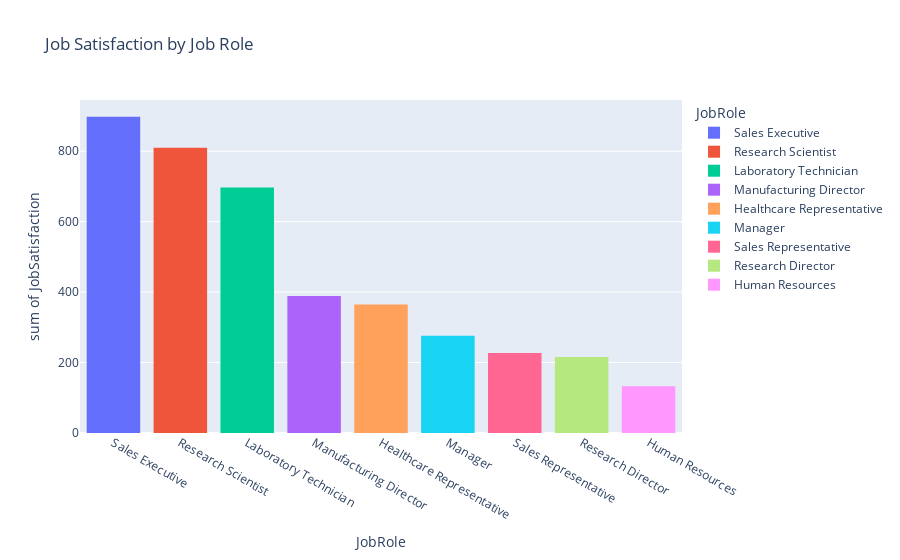

Notebook cell for this chart:
### Code cell
px.histogram(df,x='JobRole',y='JobSatisfaction',color='JobRole',title='Job Satisfaction by Job Role')

### Figure 1 — Plotly figure (JSON) as saved in the notebook; plotly's stock layout.template omitted (floating-point values rounded to 4 significant figures; data arrays with more than 128 entries replaced by an {"elided": "..."} marker saying what was removed)
{"data": [{"alignmentgroup": "True", "bingroup": "x", "histfunc": "sum", "hovertemplate": "JobRole=%{x}<br>sum of JobSatisfaction=%{y}<extra></extra>", "legendgroup": "Sales Executive", "marker": {"color": "#636efa", "pattern": {"shape": ""}}, "name": "Sales Executive", "offsetgroup": "Sales Executive", "orientation": "v", "showlegend": true, "type": "histogram", "x": {"elided": "326 str values"}, "xaxis": "x", "y": {"elided": "326 int values"}, "yaxis": "y"}, {"alignmentgroup": "True", "bingroup": "x", "histfunc": "sum", "hovertemplate": "JobRole=%{x}<br>sum of JobSatisfaction=%{y}<extra></extra>", "legendgroup": "Research Scientist", "marker": {"color": "#EF553B", "pattern": {"shape": ""}}, "name": "Research Scientist", "offsetgroup": "Research Scientist", "orientation": "v", "showlegend": true, "type": "histogram", "x": {"elided": "292 str values"}, "xaxis": "x", "y": {"elided": "292 int values"}, "yaxis": "y"}, {"alignmentgroup": "True", "bingroup": "x", "histfunc": "sum", "hovertemplate": "JobRole=%{x}<br>sum of JobSatisfaction=%{y}<extra></extra>", "legendgroup": "Laboratory Technician", "marker": {"color": "#00cc96", "pattern": {"shape": ""}}, "name": "Laboratory Technician", "offsetgroup": "Laboratory Technician", "orientation": "v", "showlegend": true, "type": "histogram", "x": {"elided": "259 str values"}, "xaxis": "x", "y": {"elided": "259 int values"}, "yaxis": "y"}, {"alignmentgroup": "True", "bingroup": "x", "histfunc": "sum", "hovertemplate": "JobRole=%{x}<br>sum of JobSatisfaction=%{y}<extra></extra>", "legendgroup": "Manufacturing Director", "marker": {"color": "#ab63fa", "pattern": {"shape": ""}}, "name": "Manufacturing Director", "offsetgroup": "Manufacturing Director", "orientation": "v", "showlegend": true, "type": "histogram", "x": {"elided": "145 str values"}, "xaxis": "x", "y": {"elided": "145 int values"}, "yaxis": "y"}, {"alignmentgroup": "True", "bingroup": "x", "histfunc": "sum", "hovertemplate": "JobRole=%{x}<br>sum of JobSatisfaction=%{y}<extra></extra>", "legendgroup": "Healthcare Representative", "marker": {"color": "#FFA15A", "pattern": {"shape": ""}}, "name": "Healthcare Representative", "offsetgroup": "Healthcare Representative", "orientation": "v", "showlegend": true, "type": "histogram", "x": {"elided": "131 str values"}, "xaxis": "x", "y": {"elided": "131 int values"}, "yaxis": "y"}, {"alignmentgroup": "True", "bingroup": "x", "histfunc": "sum", "hovertemplate": "JobRole=%{x}<br>sum of JobSatisfaction=%{y}<extra></extra>", "legendgroup": "Manager", "marker": {"color": "#19d3f3", "pattern": {"shape": ""}}, "name": "Manager", "offsetgroup": "Manager", "orientation": "v", "showlegend": true, "type": "histogram", "x": ["Manager", "Manager", "Manager", "Manager", "Manager", "Manager", "Manager", "Manager", "Manager", "Manager", "Manager", "Manager", "Manager", "Manager", "Manager", "Manager", "Manager", "Manager", "Manager", "Manager", "Manager", "Manager", "Manager", "Manager", "Manager", "Manager", "Manager", "Manager", "Manager", "Manager", "Manager", "Manager", "Manager", "Manager", "Manager", "Manager", "Manager", "Manager", "Manager", "Manager", "Manager", "Manager", "Manager", "Manager", "Manager", "Manager", "Manager", "Manager", "Manager", "Manager", "Manager", "Manager", "Manager", "Manager", "Manager", "Manager", "Manager", "Manager", "Manager", "Manager", "Manager", "Manager", "Manager", "Manager", "Manager", "Manager", "Manager", "Manager", "Manager", "Manager", "Manager", "Manager", "Manager", "Manager", "Manager", "Manager", "Manager", "Manager", "Manager", "Manager", "Manager", "Manager", "Manager", "Manager", "Manager", "Manager", "Manager", "Manager", "Manager", "Manager", "Manager", "Manager", "Manager", "Manager", "Manager", "Manager", "Manager", "Manager", "Manager", "Manager", "Manager", "Manager"], "xaxis": "x", "y": [4, 3, 1, 3, 4, 4, 1, 4, 1, 2, 3, 3, 4, 4, 4, 4, 4, 3, 4, 2, 1, 2, 2, 2, 2, 1, 4, 3, 4, 3, 4, 1, 3, 4, 3, 3, 2, 4, 1, 2, 1, 4, 4, 3, 1, 1, 4, 4, 3, 1, 4, 3, 3, 3, 4, 4, 4, 1, 1, 4, 3, 1, 3, 1, 1, 3, 2, 2, 2, 2, 1, 2, 2, 1, 3, 3, 2, 2, 1, 4, 4, 2, 4, 4, 3, 4, 1, 3, 4, 3, 2, 3, 2, 3, 2, 3, 1, 4, 4, 2, 4, 3], "yaxis": "y"}, {"alignmentgroup": "True", "bingroup": "x", "histfunc": "sum", "hovertemplate": "JobRole=%{x}<br>sum of JobSatisfaction=%{y}<extra></extra>", "legendgroup": "Sales Representative", "marker": {"color": "#FF6692", "pattern": {"shape": ""}}, "name": "Sales Representative", "offsetgroup": "Sales Representative", "orientation": "v", "showlegend": true, "type": "histogram", "x": ["Sales Representative", "Sales Representative", "Sales Representative", "Sales Representative", "Sales Representative", "Sales Representative", "Sales Representative", "Sales Representative", "Sales Representative", "Sales Representative", "Sales Representative", "Sales Representative", "Sales Representative", "Sales Representative", "Sales Representative", "Sales Representative", "Sales Representative", "Sales Representative", "Sales Representative", "Sales Representative", "Sales Representative", "Sales Representative", "Sales Representative", "Sales Representative", "Sales Representative", "Sales Representative", "Sales Representative", "Sales Representative", "Sales Representative", "Sales Representative", "Sales Representative", "Sales Representative", "Sales Representative", "Sales Representative", "Sales Representative", "Sales Representative", "Sales Representative", "Sales Representative", "Sales Representative", "Sales Representative", "Sales Representative", "Sales Representative", "Sales Representative", "Sales Representative", "Sales Representative", "Sales Representative", "Sales Representative", "Sales Representative", "Sales Representative", "Sales Representative", "Sales Representative", "Sales Representative", "Sales Representative", "Sales Representative", "Sales Representative", "Sales Representative", "Sales Representative", "Sales Representative", "Sales Representative", "Sales Representative", "Sales Representative", "Sales Representative", "Sales Representative", "Sales Representative", "Sales Representative", "Sales Representative", "Sales Representative", "Sales Representative", "Sales Representative", "Sales Representative", "Sales Representative", "Sales Representative", "Sales Representative", "Sales Representative", "Sales Representative", "Sales Representative", "Sales Representative", "Sales Representative", "Sales Representative", "Sales Representative", "Sales Representative", "Sales Representative", "Sales Representative"], "xaxis": "x", "y": [1, 4, 3, 4, 1, 3, 3, 3, 1, 2, 4, 2, 2, 3, 3, 2, 4, 3, 2, 2, 2, 3, 2, 2, 4, 3, 1, 3, 1, 3, 2, 3, 2, 3, 4, 2, 3, 4, 3, 4, 3, 2, 2, 4, 4, 3, 2, 4, 4, 1, 4, 4, 2, 4, 4, 3, 1, 3, 3, 2, 3, 3, 4, 4, 3, 1, 3, 4, 4, 2, 2, 4, 3, 2, 4, 1, 1, 3, 2, 4, 1, 1, 3], "yaxis": "y"}, {"alignmentgroup": "True", "bingroup": "x", "histfunc": "sum", "hovertemplate": "JobRole=%{x}<br>sum of JobSatisfaction=%{y}<extra></extra>", "legendgroup": "Research Director", "marker": {"color": "#B6E880", "pattern": {"shape": ""}}, "name": "Research Director", "offsetgroup": "Research Director", "orientation": "v", "showlegend": true, "type": "histogram", "x": ["Research Director", "Research Director", "Research Director", "Research Director", "Research Director", "Research Director", "Research Director", "Research Director", "Research Director", "Research Director", "Research Director", "Research Director", "Research Director", "Research Director", "Research Director", "Research Director", "Research Director", "Research Director", "Research Director", "Research Director", "Research Director", "Research Director", "Research Director", "Research Director", "Research Director", "Research Director", "Research Director", "Research Director", "Research Director", "Research Director", "Research Director", "Research Director", "Research Director", "Research Director", "Research Director", "Research Director", "Research Director", "Research Director", "Research Director", "Research Director", "Research Director", "Research Director", "Research Director", "Research Director", "Research Director", "Research Director", "Research Director", "Research Director", "Research Director", "Research Director", "Research Director", "Research Director", "Research Director", "Research Director", "Research Director", "Research Director", "Research Director", "Research Director", "Research Director", "Research Director", "Research Director", "Research Director", "Research Director", "Research Director", "Research Director", "Research Director", "Research Director", "Research Director", "Research Director", "Research Director", "Research Director", "Research Director", "Research Director", "Research Director", "Research Director", "Research Director", "Research Director", "Research Director", "Research Director", "Research Director"], "xaxis": "x", "y": [2, 3, 4, 3, 1, 3, 3, 2, 3, 2, 2, 4, 3, 3, 4, 2, 3, 1, 2, 3, 4, 4, 2, 1, 3, 3, 3, 3, 4, 4, 3, 1, 3, 3, 2, 1, 4, 4, 1, 4, 3, 1, 3, 3, 4, 3, 3, 2, 1, 4, 4, 4, 4, 1, 4, 1, 4, 2, 3, 2, 2, 1, 1, 4, 4, 2, 1, 3, 2, 1, 4, 3, 3, 2, 1, 4, 3, 2, 3, 4], "yaxis": "y"}, {"alignmentgroup": "True", "bingroup": "x", "histfunc": "sum", "hovertemplate": "JobRole=%{x}<br>sum of JobSatisfaction=%{y}<extra></extra>", "legendgroup": "Human Resources", "marker": {"color": "#FF97FF", "pattern": {"shape": ""}}, "name": "Human Resources", "offsetgroup": "Human Resources", "orientation": "v", "showlegend": true, "type": "histogram", "x": ["Human Resources", "Human Resources", "Human Resources", "Human Resources", "Human Resources", "Human Resources", "Human Resources", "Human Resources", "Human Resources", "Human Resources", "Human Resources", "Human Resources", "Human Resources", "Human Resources", "Human Resources", "Human Resources", "Human Resources", "Human Resources", "Human Resources", "Human Resources", "Human Resources", "Human Resources", "Human Resources", "Human Resources", "Human Resources", "Human Resources", "Human Resources", "Human Resources", "Human Resources", "Human Resources", "Human Resources", "Human Resources", "Human Resources", "Human Resources", "Human Resources", "Human Resources", "Human Resources", "Human Resources", "Human Resources", "Human Resources", "Human Resources", "Human Resources", "Human Resources", "Human Resources", "Human Resources", "Human Resources", "Human Resources", "Human Resources", "Human Resources", "Human Resources", "Human Resources", "Human Resources"], "xaxis": "x", "y": [2, 1, 3, 4, 3, 1, 3, 4, 1, 3, 3, 2, 2, 2, 4, 4, 1, 4, 2, 2, 1, 3, 3, 3, 1, 2, 1, 1, 2, 3, 3, 3, 4, 4, 3, 2, 3, 4, 4, 4, 2, 2, 2, 1, 1, 4, 2, 4, 2, 2, 2, 4], "yaxis": "y"}], "layout": {"barmode": "relative", "legend": {"title": {"text": "JobRole"}, "tracegroupgap": 0}, "title": {"text": "Job Satisfaction by Job Role"}, "xaxis": {"anchor": "y", "categoryarray": ["Sales Executive", "Research Scientist", "Laboratory Technician", "Manufacturing Director", "Healthcare Representative", "Manager", "Sales Representative", "Research Director", "Human Resources"], "categoryorder": "array", "domain": [0, 1], "title": {"text": "JobRole"}}, "yaxis": {"anchor": "x", "domain": [0, 1], "title": {"text": "sum of JobSatisfaction"}}}}
